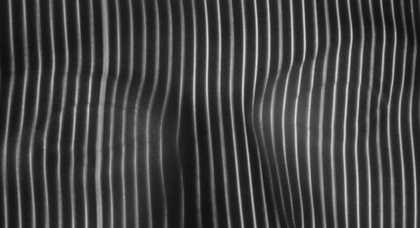
%> input picture yuchuli/谢江平_机器视觉/picture3.JPG, 420 x 228 px, shrunk from 536 x 291 before the run
$ octave trying.m   (GNU Octave 9; MATLAB toolbox functions it lacks are replaced by stand-ins)
%> lines starting %> are read from the running program, lines starting %| are printed output that depends on the picture; in (x1, y1, x2, y2) boxes, pixels count from 0 and x2, y2 are one past the last pixel; in counts of white or black regions, pixels touching at a corner belong together; the program's own positions count from 1
%结构光条纹中心求法
clear;
I=imread('picture3.jpg');
%> I is the input picture: size 228x420 uint8; min 13, max 222, mean 66
 figure;
imshow(I);
 [M,N]=size(I);
%> M = 228; N = 420
for i=1:M
    for j=1:N
        if I(i,j)>105
            e(i,j)=255;  %e  二值图像
        else e(i,j)=0;
        end
    end
end
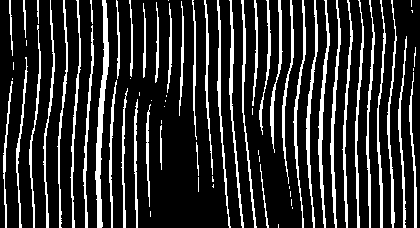
%> e: size 228x420 double; 18% white; 72 white regions (26 under 20 px), largest, box (x1, y1, x2, y2) and area: (95, 0, 109, 228) 1168, (318, 0, 330, 228) 730, (330, 0, 341, 228) 675
figure;
imshow(e);
a(1)=0;
a(2)=0;
 n=0;
 max=0;
 K=zeros(size(I));  %K  明暗条纹界限
d=zeros(size(I));   %d  条纹中心图像
[M,N]=size(I);
for i=1:M
    for j=1:N-1
        if (xor(e(i,j),e(i,j+1)))   %求左右边界
            if n==0
             K(i,j)=255;
            else K(i,j+1)=255;
            end
             n=n+1;
             if n==1;
             a(n)=j;
             else a(n)=j+1;
             end
        end
       if  n==2
             %  t=floor((a(1)+a(2))/2);
             %  d(i,t)=255;
             % n=0;
              %  这里求出的是条纹的几何中心，一开始用的是这种方法，
             %  后来还是觉得求几何中心比较好，因此把这里注释掉了。
          for x=a(1):a(2)
              max=I(i,a(1));
             if I(i,x)>max    %明条纹区间中原图像像素极大值
                 temp=max;
                 max=I(i,x);
                 I(i,x)=temp;
                 b=x;
             end
          end
          d(i,x)=255;
          n=0;
        end
    end
end
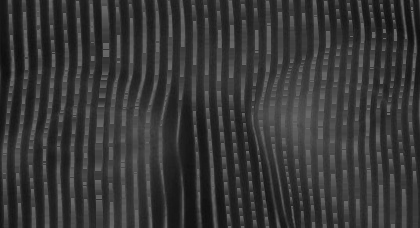
%> I: size 228x420 uint8; min 13, max 105, mean 54.3
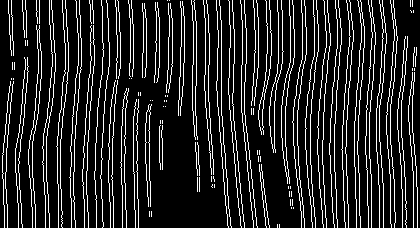
%> K: size 228x420 double; 14.8% white in thin lines or dots
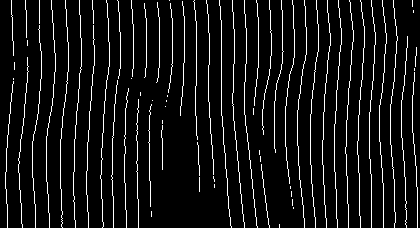
%> d: size 228x420 double; 7.4% white in thin lines or dots
%> after the loop, a = [414 418]; b = 418; max = 64; n = 0; temp = 60
%去掉散斑
for i=2:M-1
    for j=2:N-1
        if d(i,j)==255&&d(i-1,j-1)+d(i-1,j)+d(i-1,j+1)+d(i,j-1)+d(i,j+1)+d(i+1,j-1)+d(i+1,j)+d(i+1,j+1)==0
            d(i,j)=0;
        end
    end
end
%> d: size 228x420 double; 7.4% white in thin lines or dots
figure;
imshow(d);;
%从断点向下搜寻明纹中心
for i=2:M-1
    for j=2:N-1
        if d(i,j)==255&&(d(i+1,j-1)+d(i+1,j)+d(i+1,j+1)==0)
            if I(i+1,j-1)>I(i+1,j)&&I(i+1,j-1)>I(i+1,j+1)
                d(i+1,j-1)=255;
            elseif I(i+1,j)>I(i+1,j-1)&&I(i+1,j)>I(i+1,j+1)
                d(i+1,j)=255;
            else d(i+1,j+1)=255;
            end
        end
    end
end
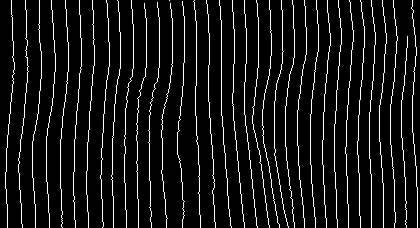
%> d: size 228x420 double; 8.1% white in thin lines or dots
figure;
imshow(d); %显示结构光条纹的中心线
title('向下完善明纹中心')
%图像上下翻转继续完善明纹中心
d=flipud(d);%翻转图像
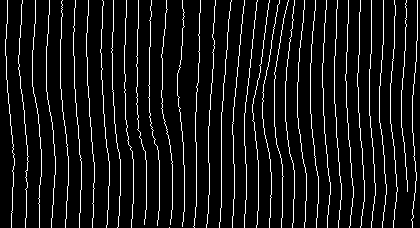
%> d: size 228x420 double; 8.1% white in thin lines or dots
I=flipud(I);
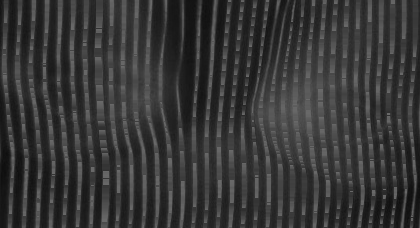
%> I: size 228x420 uint8; min 13, max 105, mean 54.3; mean of the top-left, top-right, bottom-left and bottom-right quarters 52.8, 56.7, 51.7, 55.9
for i=50:M-1        %因为主要是为了把右上角明纹断点处补充完整，i，j不从1开始，可以减少计算量
    for j=50:N-1
        if d(i,j)==255&&(d(i+1,j-1)+d(i+1,j)+d(i+1,j+1)==0)
            if I(i+1,j-1)>I(i+1,j)&&I(i+1,j-1)>I(i+1,j+1)
                d(i+1,j-1)=255;
            elseif I(i+1,j)>I(i+1,j-1)&&I(i+1,j)>I(i+1,j+1)
                d(i+1,j)=255;
            else d(i+1,j+1)=255;
            end
        end
    end
end
%> d: size 228x420 double; 8.1% white in thin lines or dots
d=flipud(d);
%> d: size 228x420 double; 8.1% white in thin lines or dots
for i=2:M-1          %单像素化
    for j=2:N-1
        if d(i,j)==255&&d(i,j+1)==255;
            if I(i,j)>I(i,j+1)
                d(i,j)=255;
                d(i,j+1)=0;
            else d(i,j+1)=255;
                d(i,j)=0;
            end
        end
    end
end
%> d: size 228x420 double; 8.1% white in thin lines or dots
figure;
imshow(d);
title('所求得的明纹中心')
 %figure;
%imshow(d); %显示结构光条纹的中心线
%title('向下和向上完善明纹中心')
